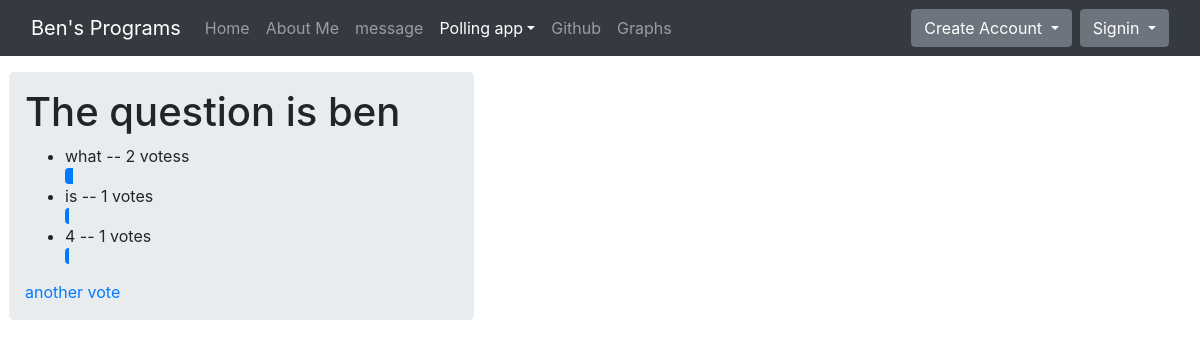
Page /polls/6/results/ on the earlier database version.
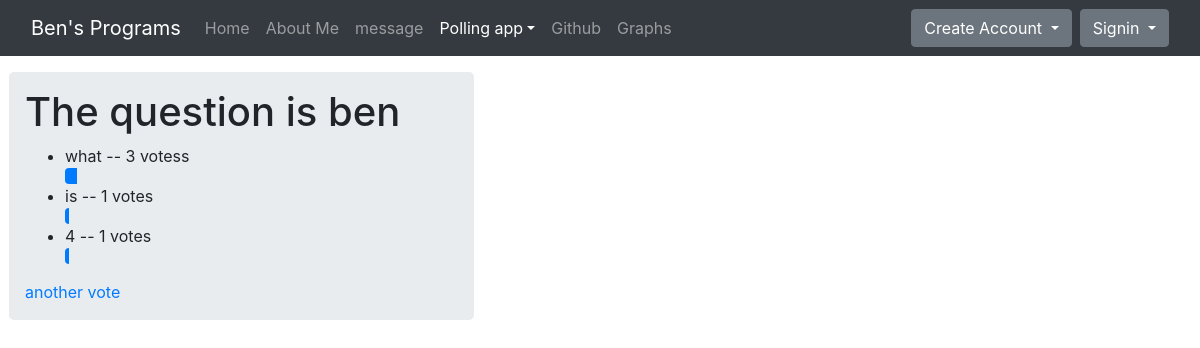
Same page on the later database version.
### polls/models.py (models this page shows, shortened)
class Question(models.Model):
    question_text = models.CharField(max_length=200)
    date = models.DateTimeField('date published')
    def __str__(self):
        return self.question_text

class Choice(models.Model):
    question = models.ForeignKey(Question, on_delete=models.CASCADE)
    choice_text = models.CharField(max_length=200)
    votes = models.IntegerField(default=0)

### polls/views.py (the view)
# urls.py: path('<int:pk>/results/', views.Results.as_view(), name='results'),
class Results(generic.DetailView):
    model = Question
    template_name = 'polls/results.html'
    additional_context = {'a':'polling'}
    def get_context_data(self, *args, **kwargs):
        context = super(Results, self).get_context_data(*args, **kwargs)
        context['additional_context'] = self.additional_context
        print(context)
        return context

### polls/templates/polls/results.html
{% extends 'base.html' %}
{% block content %}
<div class="fluid-container">
<div class="row ">
  <div class="col-md-5 px-4">
    <div class="p-3 jumbotron">
      <h1>The question is {{ question }}</h1>
      <ul>
        {% for choice in question.choice_set.all %}
          <li>{{  choice.choice_text  }} -- {{ choice.votes }} votes{{ choice.votes|pluralize }} </li>
          <div class="progress">
            <div class="progress-bar" role="progressbar" style="width: {{ choice.votes }}%" aria-valuenow={{ choice.votes }} aria-valuemin="0" aria-valuemax="100"></div>
          </div>
        {% endfor %}
      </ul>
      <a href="{% url 'polls:detail' question.id %}">another vote</a>
    </div>
  </div>
</div>
</div>
{% endblock %}

### common-static/templates/base.html (shortened to what this page needs)
{% load static %}
<link rel="stylesheet" type="text/css" href="{% static 'polls/style.css' %}">
<link rel="stylesheet" href="{% static 'css/bootstrap.min.css' %}">
<head>
</head>
<body class="">
  <nav class="navbar navbar-expand-md navbar-dark bg-dark mb-3">
    <div class="container-fluid">
        <a href="#" class="navbar-brand mr-3">Ben's Programs</a>
        <div class="collapse navbar-collapse" id="navbarCollapse">
            <div class="navbar-nav">
              <a href="{% url 'home:homePage' %}" class="nav-item nav-link {% if additional_context.a == 'home' %} active {% endif %}">Home</a>
              <a href="{% url 'home:about' %}" class="nav-item nav-link {% if additional_context.a == 'about' %} active {% endif %}">About Me</a>
              <a href="{% url 'message:index' %}" class="nav-item nav-link {% if additional_context.a == 'posts' %} active {% endif %}">message</a>
              <div class="nav-item dropdown">
                  <a href="#" class="nav-link dropdown-toggle {% if additional_context.a == 'polling' %} active {% endif %}" data-toggle="dropdown">Polling app</a>
              </div>
              <a href="https://github.com/Fish4203" class="nav-item nav-link" tabindex="-1">Github</a>
              <a href="{% url 'home:algox' %}" class="nav-item nav-link {% if additional_context.a == 'algox' %} active {% endif %}">Graphs</a>
            </div>
            <div class="navbar-nav ml-auto">
              {% if request.user.is_authenticated %}
                <a href="{% url 'home:signout' %}" class="nav-item btn btn-secondary">Signout of {{ request.user }}</a>
              {% else %}
                <div class="dropdown px-2">
                  <button class="btn btn-secondary dropdown-toggle" type="button" id="dropdownMenuButton" data-toggle="dropdown" aria-haspopup="true" aria-expanded="false">
                    Create Account
                  </button>
                </div>
                <div class="dropdown">
                  <button class="btn btn-secondary dropdown-toggle" type="button" id="dropdownMenuButton" data-toggle="dropdown" aria-haspopup="true" aria-expanded="false">
                    Signin
                  </button>
                </div>
              {% endif %}
            </div>
        </div>
    </div>
  </nav>
  {% block content %}{% endblock %}
</body>

Differences in the rows shown:
changed Choice "what": votes "2" → "3"
